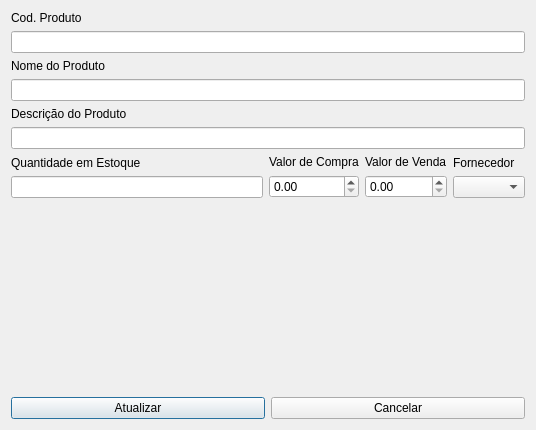
<?xml version="1.0" encoding="UTF-8"?>
<ui version="4.0">
 <class>Fm_estoque_editing_page</class>
 <widget class="QDialog" name="Fm_estoque_editing_page">
  <property name="geometry">
   <rect>
    <x>0</x>
    <y>0</y>
    <width>536</width>
    <height>430</height>
   </rect>
  </property>
  <property name="minimumSize">
   <size>
    <width>530</width>
    <height>430</height>
   </size>
  </property>
  <property name="windowTitle">
   <string>Dialog</string>
  </property>
  <layout class="QVBoxLayout" name="verticalLayout_9">
   <item>
    <layout class="QVBoxLayout" name="verticalLayout_8">
     <item>
      <layout class="QVBoxLayout" name="verticalLayout">
       <item>
        <widget class="QLabel" name="lbl_prodCod">
         <property name="text">
          <string>Cod. Produto</string>
         </property>
         <property name="buddy">
          <cstring>le_prodCod</cstring>
         </property>
        </widget>
       </item>
       <item>
        <widget class="QLineEdit" name="le_prodCod"/>
       </item>
      </layout>
     </item>
     <item>
      <layout class="QVBoxLayout" name="verticalLayout_2">
       <item>
        <widget class="QLabel" name="lbl_prodName">
         <property name="text">
          <string>Nome do Produto</string>
         </property>
         <property name="buddy">
          <cstring>le_prodName</cstring>
         </property>
        </widget>
       </item>
       <item>
        <widget class="QLineEdit" name="le_prodName"/>
       </item>
      </layout>
     </item>
     <item>
      <layout class="QVBoxLayout" name="verticalLayout_3">
       <item>
        <widget class="QLabel" name="lbl_prodDesc">
         <property name="text">
          <string>Descrição do Produto</string>
         </property>
         <property name="buddy">
          <cstring>le_prodDesc</cstring>
         </property>
        </widget>
       </item>
       <item>
        <widget class="QLineEdit" name="le_prodDesc"/>
       </item>
      </layout>
     </item>
     <item>
      <layout class="QHBoxLayout" name="horizontalLayout">
       <item>
        <layout class="QVBoxLayout" name="verticalLayout_4">
         <item>
          <widget class="QLabel" name="lbl_prodQtt">
           <property name="text">
            <string>Quantidade em Estoque</string>
           </property>
           <property name="buddy">
            <cstring>le_prodQtt</cstring>
           </property>
          </widget>
         </item>
         <item>
          <widget class="QLineEdit" name="le_prodQtt"/>
         </item>
        </layout>
       </item>
       <item>
        <layout class="QVBoxLayout" name="verticalLayout_5">
         <item>
          <widget class="QLabel" name="lbl_bValue">
           <property name="text">
            <string>Valor de Compra</string>
           </property>
           <property name="buddy">
            <cstring>dsb_bValue</cstring>
           </property>
          </widget>
         </item>
         <item>
          <widget class="QDoubleSpinBox" name="dsb_bValue"/>
         </item>
        </layout>
       </item>
       <item>
        <layout class="QVBoxLayout" name="verticalLayout_6">
         <item>
          <widget class="QLabel" name="lbl_sValue">
           <property name="text">
            <string>Valor de Venda</string>
           </property>
           <property name="buddy">
            <cstring>dsb_sValue</cstring>
           </property>
          </widget>
         </item>
         <item>
          <widget class="QDoubleSpinBox" name="dsb_sValue"/>
         </item>
        </layout>
       </item>
       <item>
        <layout class="QVBoxLayout" name="verticalLayout_7">
         <item>
          <widget class="QLabel" name="lbl_supplier">
           <property name="text">
            <string>Fornecedor</string>
           </property>
           <property name="buddy">
            <cstring>cb_supplier</cstring>
           </property>
          </widget>
         </item>
         <item>
          <widget class="QComboBox" name="cb_supplier"/>
         </item>
        </layout>
       </item>
      </layout>
     </item>
     <item>
      <spacer name="verticalSpacer">
       <property name="orientation">
        <enum>Qt::Orientation::Vertical</enum>
       </property>
       <property name="sizeHint" stdset="0">
        <size>
         <width>20</width>
         <height>40</height>
        </size>
       </property>
      </spacer>
     </item>
     <item>
      <layout class="QHBoxLayout" name="horizontalLayout_2">
       <item>
        <widget class="QPushButton" name="btt_att">
         <property name="text">
          <string>Atualizar</string>
         </property>
        </widget>
       </item>
       <item>
        <widget class="QPushButton" name="btt_cancelar">
         <property name="text">
          <string>Cancelar</string>
         </property>
         <property name="autoDefault">
          <bool>false</bool>
         </property>
        </widget>
       </item>
      </layout>
     </item>
    </layout>
   </item>
  </layout>
 </widget>
 <resources/>
 <connections/>
</ui>
